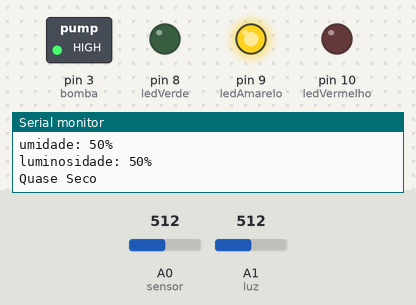
Bench run of a sketch on a simulated Arduino Uno, built with avr-gcc and run on an emulated ATmega328P. Shown: switched loads named in the sketch (green lamp = pin HIGH), output pins drawn as LEDs (lit = HIGH), the last lines printed to the serial monitor. Inputs (shaded band) come from the test bench; at power-on: A0 (sensor) = 512, A1 (luz) = 512. WiFi joins after 1.5 s; servers stay silent unless stated.

Above: at 2.7 s.
2.8 s: A0 (sensor) set to 492
At 4.5 s:
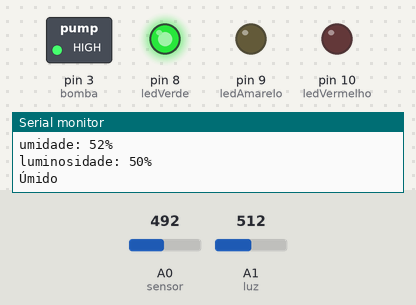
5.8 s: A0 (sensor) set to 860
At 7.5 s:
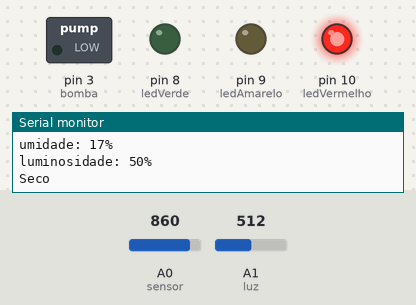
8.8 s: A0 (sensor) set to 834
At 11.1 s:
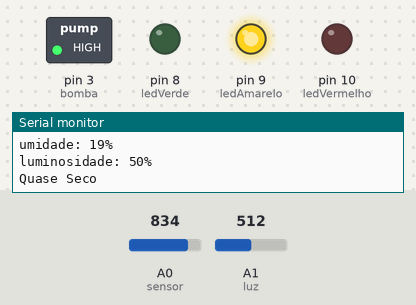
12.2 s: A0 (sensor) set to 900
At 14.1 s:
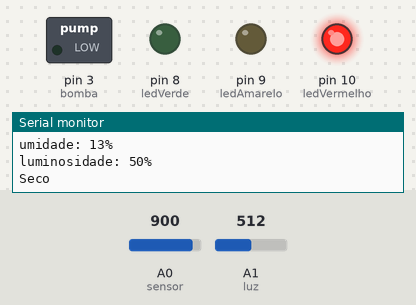
Timing chart, 0 to 15.6 s (numbered marks = the images above; inputs shaded):
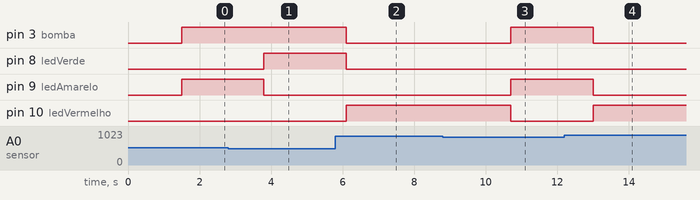

Measured:
- the behaviour switches between 501 and 500 on A0 (sensor) (found by bisection; images 0 and 1)
- the behaviour switches between 850 and 849 on A0 (sensor) (found by bisection; images 2 and 3)
- after the input at 2.8 s, pin 8 (ledVerde): LOW → HIGH after 1.0 s; pin 9 (ledAmarelo): HIGH → LOW after 1.0 s
- after the input at 5.8 s, pin 3 (bomba), pin 8 (ledVerde): HIGH → LOW after 0.30 s; pin 10 (ledVermelho): LOW → HIGH after 0.30 s
- after the input at 8.8 s, pin 3 (bomba), pin 9 (ledAmarelo): LOW → HIGH after 1.9 s; pin 10 (ledVermelho): HIGH → LOW after 1.9 s
- after the input at 12.2 s, pin 3 (bomba), pin 9 (ledAmarelo): HIGH → LOW after 0.81 s; pin 10 (ledVermelho): LOW → HIGH after 0.81 s

The sketch:

2_BeThere_ThingSpeak_Upload_Data.ino
```cpp
#include "ThingSpeak.h"
#include <SPI.h>
#include <Ethernet.h>

byte mac[] = { 0xDE, 0xAD, 0xBE, 0xEF, 0xFE, 0xED};
EthernetClient client;

//Atribuição dos pinos
#define sensor A0
#define bomba 3
#define ledVerde 8
#define ledAmarelo 9
#define ledVermelho 10
#define luz A1

//variáveis para gravação
int umidade;
int luminosidade;
String nivelUmidade;

//Campos do ThingSpeak
unsigned long myChannelNumber = 695672;
const char * myWriteAPIKey = "ZY113X3ZSZG96YC8";

void setup() {

  Serial.begin(9600);
  Ethernet.begin(mac);
  ThingSpeak.begin(client);

  //Entradas e saída
  pinMode(sensor, INPUT); //sensor de umidade
  pinMode(luz, INPUT); //sensor de luminosidade (conectada ao divisor de tensão com fotoresistor)
  pinMode(bomba, OUTPUT); //acionamento do relé

  //Leds indicadores
  pinMode(ledVerde, OUTPUT);
  pinMode(ledAmarelo, OUTPUT);
  pinMode(ledVermelho, OUTPUT);

  digitalWrite(bomba, HIGH);
}

void loop() {

  //leitura da umidade
  umidade = analogRead(sensor);

  //classificação do solo
  if (umidade >= 200 && umidade <=500){

    nivelUmidade = "Úmido";

    //Acende led verde
    digitalWrite(ledVerde, HIGH);
    digitalWrite(ledVermelho, LOW);
    digitalWrite(ledAmarelo, LOW);
    digitalWrite(bomba, HIGH);
  }

  else if (umidade > 500 && umidade < 850){

    nivelUmidade = "Quase Seco";

    //Acende led amarelo
    digitalWrite(ledVerde, LOW);
    digitalWrite(ledVermelho, LOW);
    digitalWrite(ledAmarelo, HIGH);
    digitalWrite(bomba, HIGH);
  }

  else if(umidade >= 850 && umidade <= 1024)
  {

    nivelUmidade = "Seco";

    //Acende led vermelho
    digitalWrite(ledVerde, LOW);
    digitalWrite(ledVermelho, HIGH);
    digitalWrite(ledAmarelo, LOW);
    digitalWrite(bomba, LOW);
  }

  //ajustar limites para exibir o valor de 0 - 100 (seco-umido/sem luz-com luz)
  umidade = map(umidade, 0, 1024, 100, 0);

  //leitura da ponta analógica do divisor de tensão com foto resistor
  luminosidade = analogRead(luz);
  luminosidade = map(luminosidade, 0, 1024, 0, 100);

  //plot no serial monitor
  Serial.print("\numidade: ");
  Serial.print(umidade);
  Serial.print("%");
  Serial.print("\nluminosidade: ");
  Serial.print(luminosidade);
  Serial.print("%");
  Serial.print("\n");
  Serial.print(nivelUmidade);

  //escrever no field 1 - ThingSpeak
  ThingSpeak.writeField(myChannelNumber, 1, umidade, myWriteAPIKey);

  //delay de 20
  delay(2000); // ThingSpeak precisa de pelo menos 15s de intervalo

}
```
